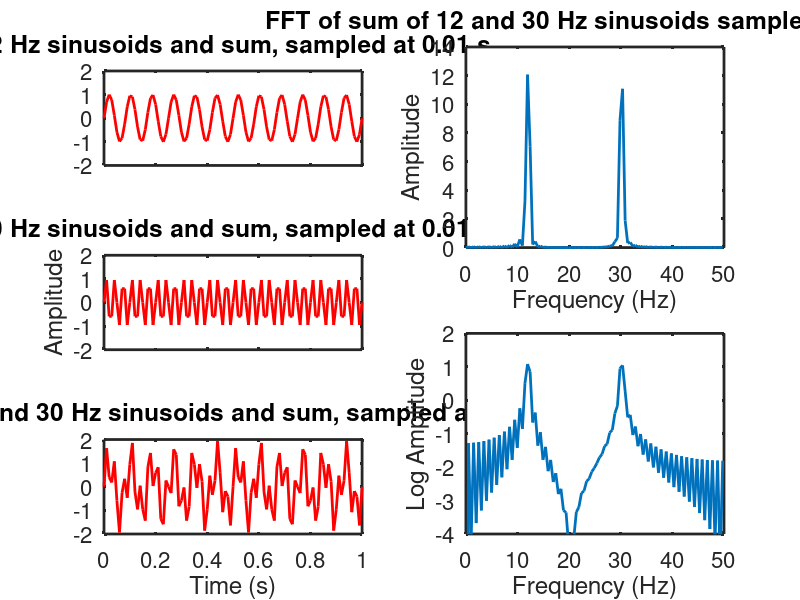
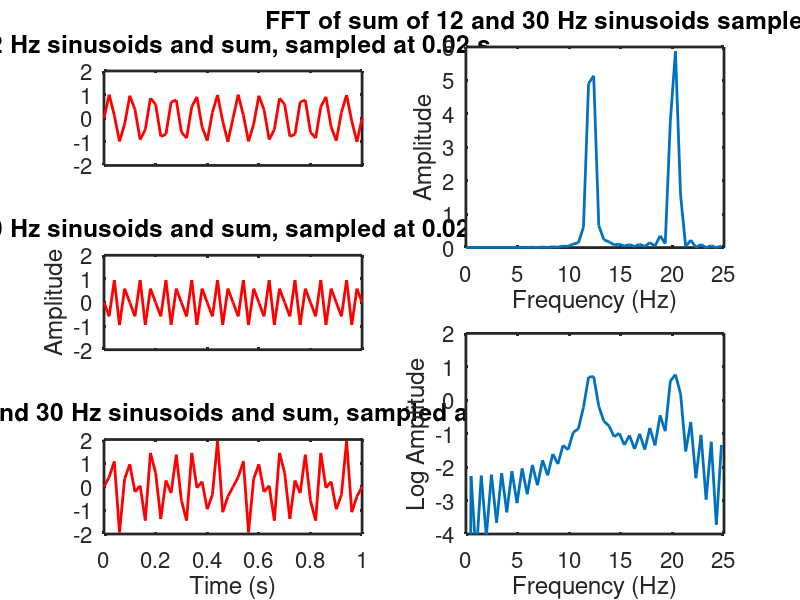

MATLAB code for these plots, in order:
% Demonstration of aliasing (SAGE 2000 -- L. Braile)
close all;
clear all;


% 100 samples per second, Nyquist = 50 Hz
dt = 0.01;
t = [0:dt:1.0];

% signal 1
f1 = 12;  % 12 Hz sinusoid
s1 = sin( 2*pi*f1*t );

% signal 2
f2 = 30;  % 30 Hz sinusoid
s2 = sin( 2*pi*f2*t );

% combine signal 1 and 2
s3 = s1 + s2;


% calculate Fourier transform
n = 2*length(s3);
S = fft(s3,n);

% amplitude spectrum
Sxx = S.*conj(S)/n;

% frequencies contained in Fourier transform
f = (0:1/((n-1)*dt):1/(2*dt));


%plot sinusoids
figure;
subplot(321);
p = plot(t,s1,'r-');
set(p, 'LineWidth',2);
title('12 Hz sinusoids and sum, sampled at 0.01 s','Fontsize',16);
ylim([-2 2]);
set(gca,'Box','on','XTickLabel',{},'fontsize',16,'linewidth',2)

subplot(323);
p = plot(t,s2,'r-');
set(p, 'LineWidth',2);
title('30 Hz sinusoids and sum, sampled at 0.01 s','Fontsize',16);
ylabel('Amplitude','fontsize',16)
ylim([-2 2]);
set(gca,'Box','on','XTickLabel',{},'fontsize',16,'linewidth',2)

subplot(325);
p = plot(t,s3,'r-');
set(p, 'LineWidth',2);
title('12 Hz and 30 Hz sinusoids and sum, sampled at 0.01 s','Fontsize',16);
xlabel('Time (s)','fontsize',16)
ylim([-2 2]);
set(gca,'Box','on','fontsize',16,'linewidth',2)


% Amplitude spectrum
subplot(222);
p = plot(f,Sxx(1:n/2));
set(p,'LineWidth',2);
title('FFT of sum of 12 and 30 Hz sinusoids sampled at 0.01 s','Fontsize',16)
xlabel('Frequency (Hz)','fontsize',16)
ylabel('Amplitude','fontsize',16)
set(gca,'fontsize',16,'linewidth',2)

subplot(224);
p = plot(f,log10(Sxx(1:n/2)));
set(p,'LineWidth',2);
xlabel('Frequency (Hz)','fontsize',16);
ylabel('Log Amplitude','fontsize',16);
ylim([-4 2]);
set(gca,'fontsize',16,'linewidth',2);

pause;



% 50 samples per second, Nyquist = 25 Hz
dt = 0.02;
t = [0:dt:1.0];

% signal 1
f1 = 12;  % 12 Hz sinusoid
s1 = sin( 2*pi*f1*t );

% signal 2
f2 = 30;  % 30 Hz sinusoid
s2 = sin( 2*pi*f2*t );

% combine signal 1 and 2
s3 = s1 + s2;


% calculate Fourier transform
n = 2*length(s3);
S = fft(s3,n);

% amplitude spectrum
Sxx = S.*conj(S)/n; % calculate periodogram

% frequencies contained in Fourier transform
f = (0:1/((n-1)*dt):1/(2*dt));


%plot sinusoids
figure;
subplot(321);
p = plot(t,s1,'r-');
set(p, 'LineWidth',2);
title('12 Hz sinusoids and sum, sampled at 0.02 s','Fontsize',16);
ylim([-2 2]);
set(gca,'Box','on','XTickLabel',{},'fontsize',16,'linewidth',2)

subplot(323);
p = plot(t,s2,'r-');
set(p, 'LineWidth',2);
title('30 Hz sinusoids and sum, sampled at 0.02 s','Fontsize',16);
ylabel('Amplitude','fontsize',16)
ylim([-2 2]);
set(gca,'Box','on','XTickLabel',{},'fontsize',16,'linewidth',2)

subplot(325);
p = plot(t,s3,'r-');
set(p, 'LineWidth',2);
title('12 Hz and 30 Hz sinusoids and sum, sampled at 0.02 s','Fontsize',16);
xlabel('Time (s)','fontsize',16)
ylim([-2 2]);
set(gca,'Box','on','fontsize',16,'linewidth',2)


% Amplitude Spectrum
subplot(222);
p = plot(f,Sxx(1:n/2));
set(p,'LineWidth',2);
title('FFT of sum of 12 and 30 Hz sinusoids sampled at 0.02 s','Fontsize',16)
xlabel('Frequency (Hz)','fontsize',16)
ylabel('Amplitude','fontsize',16)
xlim([0 25]);
set(gca,'fontsize',16,'linewidth',2)

subplot(224);
p = plot(f,log10(Sxx(1:n/2)));
set(p,'LineWidth',2);
xlabel('Frequency (Hz)','fontsize',16);
ylabel('Log Amplitude','fontsize',16);
ylim([-4 2]);
xlim([0 25]);
set(gca,'fontsize',16,'linewidth',2);
